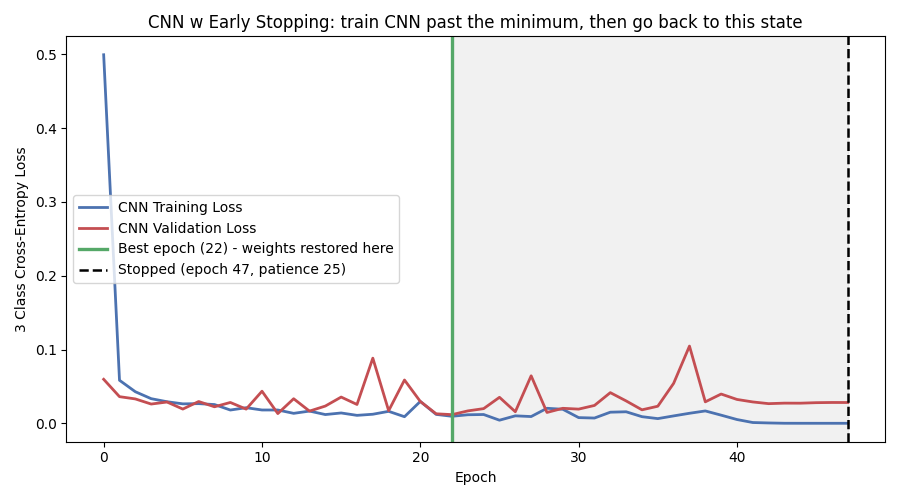

Recreate this plot in Python.
from pathlib import Path

from matplotlib import pyplot as plt

from quartet_ml.train import CNN, get_cnn_split_data, prepare_cnn_dataloader, train_cnn_with_early_stopping

def mini_cnn_train_outbreak():
  train_x, train_y = get_cnn_split_data("train", regime_type="outbreak")
  val_x, val_y = get_cnn_split_data("val", regime_type="outbreak")
  train_loader = prepare_cnn_dataloader(train_x, train_y, batch_size=32, shuffle=True)
  val_loader = prepare_cnn_dataloader(val_x, val_y, batch_size=32, shuffle=False)
  cnn_model = CNN(in_channels=16, out_channels=8, kernel_size=3)
  _, model_history, metrics = train_cnn_with_early_stopping(cnn_model, train_loader, val_loader)
  fig, axis = plt.subplots(figsize=(9,5))
  axis.plot(model_history.epoch, model_history.train_loss, color="#4C72B0", linewidth=2.0, label="CNN Training Loss")
  axis.plot(model_history.epoch, model_history.val_loss, color="#C44E52", linewidth=2.0, label="CNN Validation Loss")
  axis.axvline(metrics["best_epoch"], color="#55A868", linewidth=2.4, label=f"Best epoch ({metrics['best_epoch']}) - weights restored here")
  axis.axvline(metrics["epochs_run"] - 1, color="black", linestyle="--", linewidth=1.8, label=f"Stopped (epoch {metrics['epochs_run'] - 1}, patience 25)")
  axis.axvspan(metrics["best_epoch"], metrics["epochs_run"] - 1, alpha=0.12, color="#8C8C8C")
  axis.set_xlabel("Epoch")
  axis.set_ylabel("3 Class Cross-Entropy Loss")
  axis.set_title("CNN w Early Stopping: train CNN past the minimum, then go back to this state")
  axis.legend(fontsize=10)
  fig.tight_layout()
  fig.savefig(Path(__file__).resolve().parent / "mini_cnn_train_outbreak.png")
  plt.show()
  return metrics

if __name__ == "__main__":
  metrics = mini_cnn_train_outbreak()
  print(metrics)
  
